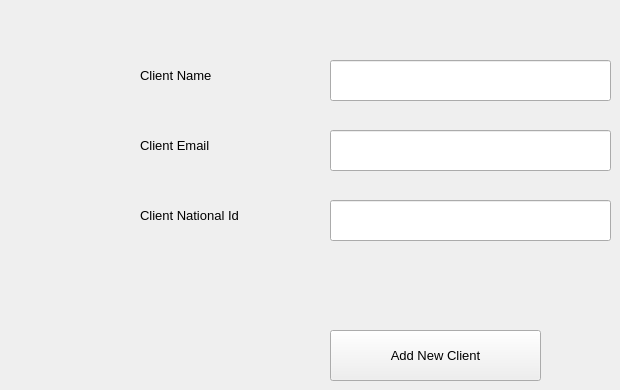
      <widget class="QWidget" name="tab_13">
       <attribute name="title">
        <string>Add New CLient</string>
       </attribute>
       <widget class="QLineEdit" name="lineEdit_22">
        <property name="geometry">
         <rect>
          <x>330</x>
          <y>60</y>
          <width>281</width>
          <height>41</height>
         </rect>
        </property>
        <property name="font">
         <font>
          <pointsize>10</pointsize>
         </font>
        </property>
       </widget>
       <widget class="QPushButton" name="pushButton_22">
        <property name="geometry">
         <rect>
          <x>330</x>
          <y>330</y>
          <width>211</width>
          <height>51</height>
         </rect>
        </property>
        <property name="font">
         <font>
          <family>Segoe UI</family>
          <pointsize>10</pointsize>
         </font>
        </property>
        <property name="text">
         <string>Add New Client</string>
        </property>
       </widget>
       <widget class="QLabel" name="label_31">
        <property name="geometry">
         <rect>
          <x>140</x>
          <y>60</y>
          <width>121</width>
          <height>31</height>
         </rect>
        </property>
        <property name="font">
         <font>
          <family>Segoe UI</family>
          <pointsize>10</pointsize>
         </font>
        </property>
        <property name="text">
         <string>Client Name</string>
        </property>
       </widget>
       <widget class="QLineEdit" name="lineEdit_23">
        <property name="geometry">
         <rect>
          <x>330</x>
          <y>130</y>
          <width>281</width>
          <height>41</height>
         </rect>
        </property>
        <property name="font">
         <font>
          <pointsize>10</pointsize>
         </font>
        </property>
       </widget>
       <widget class="QLabel" name="label_32">
        <property name="geometry">
         <rect>
          <x>140</x>
          <y>130</y>
          <width>121</width>
          <height>31</height>
         </rect>
        </property>
        <property name="font">
         <font>
          <family>Segoe UI</family>
          <pointsize>10</pointsize>
         </font>
        </property>
        <property name="text">
         <string>Client Email</string>
        </property>
       </widget>
       <widget class="QLineEdit" name="lineEdit_24">
        <property name="geometry">
         <rect>
          <x>330</x>
          <y>200</y>
          <width>281</width>
          <height>41</height>
         </rect>
        </property>
        <property name="font">
         <font>
          <pointsize>10</pointsize>
         </font>
        </property>
       </widget>
       <widget class="QLabel" name="label_33">
        <property name="geometry">
         <rect>
          <x>140</x>
          <y>200</y>
          <width>161</width>
          <height>31</height>
         </rect>
        </property>
        <property name="font">
         <font>
          <family>Segoe UI</family>
          <pointsize>10</pointsize>
         </font>
        </property>
        <property name="text">
         <string>Client National Id</string>
        </property>
       </widget>
      </widget>
